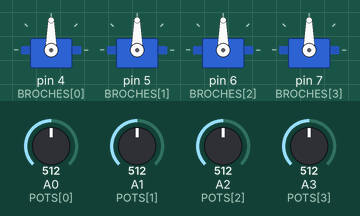
This sketch was run on a simulated Arduino Uno, built with avr-gcc and run on an emulated ATmega328P. On the bench: 4 × servo. The inputs (shaded band) are chosen by the test bench; at power-on: A0 (POTS[0]) = 512, A1 (POTS[1]) = 512, A2 (POTS[2]) = 512, A3 (POTS[3]) = 512.

Above: at 1.2 s.
1.3 s: A0 (POTS[0]) set to 716
At 1.8 s:
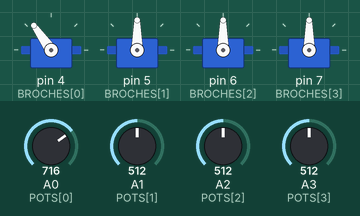
2.8 s: A1 (POTS[1]) set to 716
At 3.3 s:
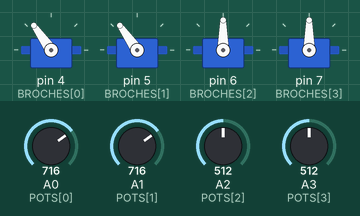
4.3 s: A2 (POTS[2]) set to 716
At 5.4 s:
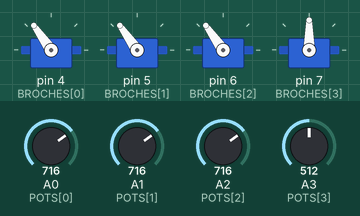
5.8 s: A3 (POTS[3]) set to 716
At 6.3 s:
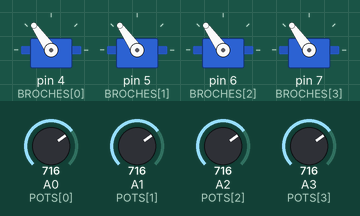
7.3 s: A0 (POTS[0]) set to 992
At 7.8 s:
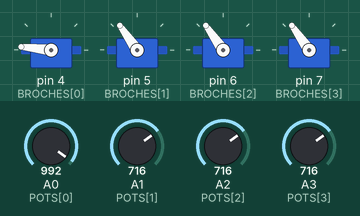
8.8 s: A1 (POTS[1]) set to 992
At 9.9 s:
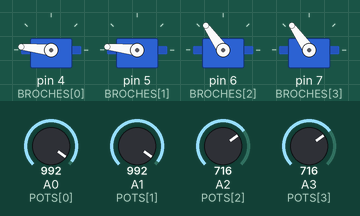
Timing chart, 0 to 11.3 s (numbered marks = the images above; inputs shaded):
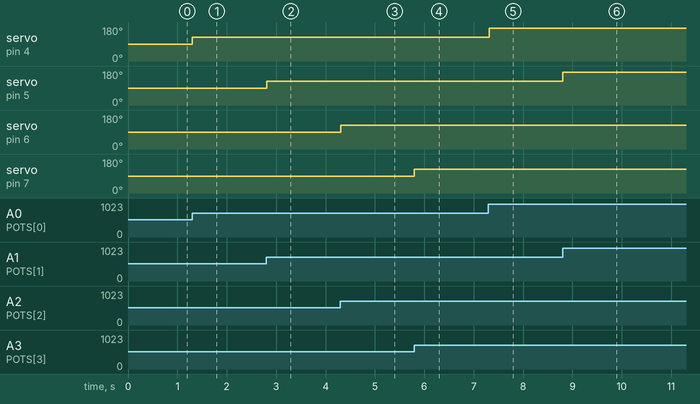

Measured:
- after the input at 1.3 s, servo on pin 4 (BROCHES[0]): 90° → 125° at once
- after the input at 2.8 s, servo on pin 5 (BROCHES[1]): 90° → 125° at once
- after the input at 4.3 s, servo on pin 6 (BROCHES[2]): 90° → 125° at once
- after the input at 5.8 s, servo on pin 7 (BROCHES[3]): 90° → 125° at once
- after the input at 7.3 s, servo on pin 4 (BROCHES[0]): 125° → 174° at once
- after the input at 8.8 s, servo on pin 5 (BROCHES[1]): 125° → 174° at once

The sketch:

bras_potentiometres.ino
```cpp
#include <Servo.h>

const byte NB = 4;
const byte BROCHES[NB] = {4, 5, 6, 7};
const byte POTS[NB] = {A0, A1, A2, A3};
Servo servo[NB];

void setup() {
  for (byte i = 0; i < NB; i++) {
    servo[i].attach(BROCHES[i]);
  }
}

void loop() {
  for (byte i = 0; i < NB; i++) {
    int angle = map(analogRead(POTS[i]), 0, 1023, 0, 180);
    servo[i].write(angle);
  }
  delay(15);
}
```
